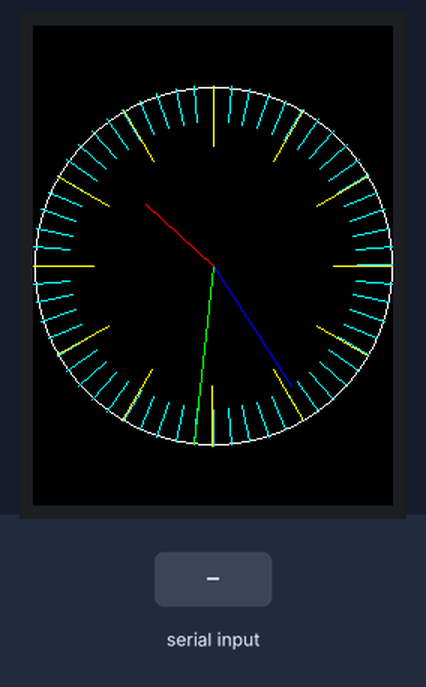
This sketch was run on a simulated Arduino Nano, built with avr-gcc and run on an emulated ATmega328P. Parts: 240×320 colour display. Wiring (inferred from the names in the program): DS1307 clock at I2C address 0x68. The test bench sets the inputs (shaded band). The local clock reads 2024-03-15 10:24:30 at power-on unless the sketch sets it; what the sketch prints to the serial monitor is not drawn.

Above: at 1.4 s.
1.5 s: byte 84 (84) received over Serial
At 2.8 s:
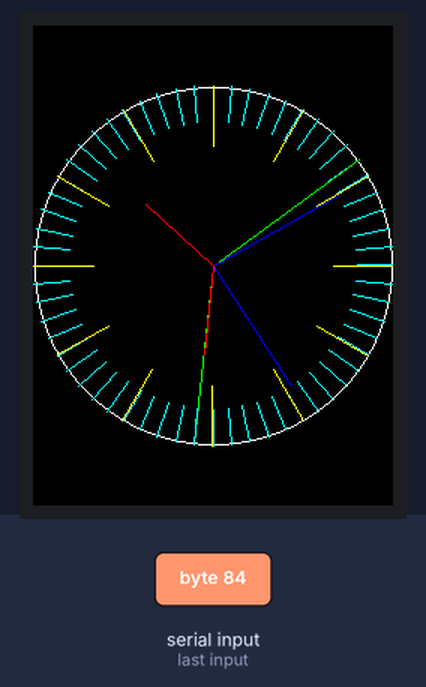
4.5 s: byte 116 (116) received over Serial
At 12.0 s:
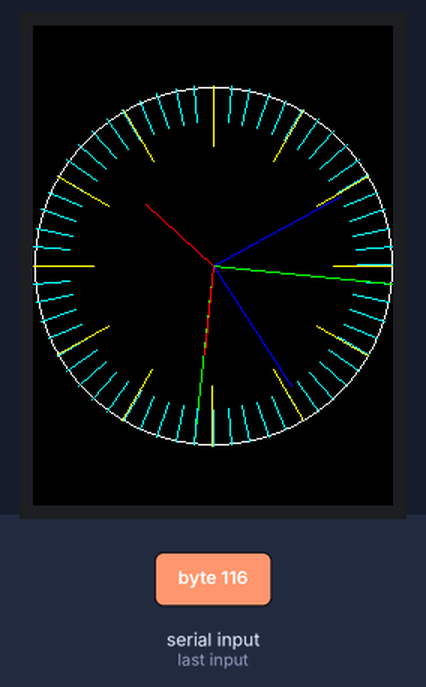
Timing chart, 0 to 13.2 s (numbered marks = the images above; inputs shaded):
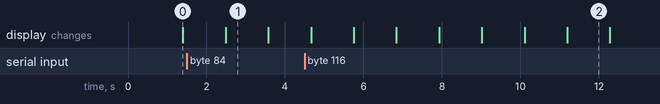

Measured:
- what the display in image 1 shows lasts 1.1 s, from 2.5 s to 3.6 s

The sketch:

horloge_analogique.ino
```cpp
// IMPORTANT: Adafruit_TFTLCD LIBRARY MUST BE SPECIFICALLY
// CONFIGURED FOR EITHER THE TFT SHIELD OR THE BREAKOUT BOARD.
// SEE RELEVANT COMMENTS IN Adafruit_TFTLCD.h FOR SETUP.
#include "Wire.h"
#include <math.h>
#include <Adafruit_GFX.h>    // Core graphics library
#include <Adafruit_TFTLCD.h> // Hardware-specific library
byte test;
int i;
int command = 0;       // This is the command char, in ascii form, sent from the serial port

#define DS1307_I2C_ADDRESS 0x68  // This is the I2C address
// Arduino version compatibility Pre-Compiler Directives
#if defined(ARDUINO) && ARDUINO >= 100   // Arduino v1.0 and newer
#define I2C_WRITE Wire.write
#define I2C_READ Wire.read
#else                                   // Arduino Prior to v1.0
#define I2C_WRITE Wire.send
#define I2C_READ Wire.receive
#endif

byte zero;

char  *Day[] = {
  "", "Lu", "Ma", "Me", "Je", "Ve", "Sa", "Di"
};
char  *Mon[] = {
  "", "Jan", "Fev", "Mar", "Avr", "Mai", "Jun", "Jul", "Aou", "Sep", "Oct", "Nov", "Dec"
};

// The control pins for the LCD can be assigned to any digital or
// analog pins...but we'll use the analog pins as this allows us to
// double up the pins with the touch screen (see the TFT paint example).
#define LCD_CS A3 // Chip Select goes to Analog 3
#define LCD_CD A2 // Command/Data goes to Analog 2
#define LCD_WR A1 // LCD Write goes to Analog 1
#define LCD_RD A0 // LCD Read goes to Analog 0

#define LCD_RESET A6 // Can alternately just connect to Arduino's reset pin

// Assign human-readable names to some common 16-bit color values:
#define	BLACK   0x0000
#define	BLUE    0x001F
#define	RED     0xF800
#define	GREEN   0x07E0
#define CYAN    0x07FF
#define MAGENTA 0xF81F
#define YELLOW  0xFFE0
#define WHITE   0xFFFF

float second, minute, hour, pSec, pMin, pHour;
byte dayOfWeek, dayOfMonth, month, year;
unsigned int x, y, w, h;
long color;

Adafruit_TFTLCD tft(LCD_CS, LCD_CD, LCD_WR, LCD_RD, LCD_RESET);
// If using the shield, all control and data lines are fixed, and
// a simpler declaration can optionally be used:
// Adafruit_TFTLCD tft;
void setup(void) {
  Wire.begin();
  Serial.begin(115200);
  Serial.println(F("TFT LCD test"));

#ifdef USE_ADAFRUIT_SHIELD_PINOUT
  Serial.println(F("Using Adafruit 2.4\" TFT Arduino Shield Pinout"));
#else
  Serial.println(F("Using Adafruit 2.4\" TFT Breakout Board Pinout"));
#endif

  Serial.print("TFT size is ");
  Serial.print(tft.width());
  Serial.print("x");
  Serial.println(tft.height());
  w = tft.width();
  h = tft.height();

  tft.reset();

  uint16_t identifier = tft.readID();

  if(identifier == 0x9325) {
    Serial.println(F("Found ILI9325 LCD driver"));
  }
  else if(identifier == 0x9328) {
    Serial.println(F("Found ILI9328 LCD driver"));
  }
  else if(identifier == 0x7575) {
    Serial.println(F("Found HX8347G LCD driver"));
  }
  else if(identifier == 0x9341) {
    Serial.println(F("Found ILI9341 LCD driver"));
  }
  else if(identifier == 0x8357) {
    Serial.println(F("Found HX8357D LCD driver"));
  }
  else {
    Serial.print(F("Unknown LCD driver chip: "));
    Serial.println(identifier, HEX);
    Serial.println(F("If using the Adafruit 2.8\" TFT Arduino shield, the line:"));
    Serial.println(F("  #define USE_ADAFRUIT_SHIELD_PINOUT"));
    Serial.println(F("should appear in the library header (Adafruit_TFT.h)."));
    Serial.println(F("If using the breakout board, it should NOT be #defined!"));
    Serial.println(F("Also if using the breakout, double-check that all wiring"));
    Serial.println(F("matches the tutorial."));
    return;
  }

  tft.begin(identifier);
  tft.setRotation(0);
  tft.fillScreen(BLACK);
}


void loop(void) {
  if (Serial.available()) {      // Look for char in serial que and process if found
    command = Serial.read();
    if (command == 84 || command == 116) {      //If command = "Tt" Set Date
      setDateDs1307();
      getDateDs1307();
      Serial.println(" ");
    }
    else if (command == 82 || command == 114) {      //If command = "Rr" Read Date ... BBR
      getDateDs1307();
      Serial.println(" ");
    }
    else if (command == 81 || command == 113) {      //If command = "Qq" RTC1307 Memory Functions
      delay(100);
      if (Serial.available()) {
        command = Serial.read();
        if (command == 49) {        //If command = "1" RTC1307 Initialize Memory - All Data will be set to
          // 255 (0xff).  Therefore 255 or 0 will be an invalid value.
          Wire.beginTransmission(DS1307_I2C_ADDRESS);   // 255 will be the init value and 0 will be considered
          // an error that occurs when the RTC is in Battery mode.
          I2C_WRITE(0x08); // Set the register pointer to be just past the date/time registers.
          for (i = 1; i <= 24; i++) {
            I2C_WRITE(0Xff);
            delay(10);
          }
          Wire.endTransmission();
          Wire.beginTransmission(DS1307_I2C_ADDRESS);
          I2C_WRITE(0x21); // Set the register pointer to 33 for second half of registers. Only 32 writes per connection allowed.
          for (i = 1; i <= 33; i++) {
            I2C_WRITE(0Xff);
            delay(10);
          }
          Wire.endTransmission();
          getDateDs1307();
          Serial.println(": RTC1307 Initialized Memory");
        }
        else if (command == 50) {      //If command = "2" RTC1307 Memory Dump
          getDateDs1307();
          Serial.println(": RTC 1307 Dump Begin");
          Wire.beginTransmission(DS1307_I2C_ADDRESS);
          I2C_WRITE(zero);
          Wire.endTransmission();
          Wire.requestFrom(DS1307_I2C_ADDRESS, 32);
          for (i = 0; i <= 31; i++) {  //Register 0-31 - only 32 registers allowed per I2C connection
            test = I2C_READ();
            Serial.print(i);
            Serial.print(": ");
            Serial.print(test, DEC);
            Serial.print(" : ");
            Serial.println(test, HEX);
          }
          Wire.beginTransmission(DS1307_I2C_ADDRESS);
          I2C_WRITE(0x20);
          Wire.endTransmission();
          Wire.requestFrom(DS1307_I2C_ADDRESS, 32);
          for (i = 32; i <= 63; i++) {         //Register 32-63 - only 32 registers allowed per I2C connection
            test = I2C_READ();
            Serial.print(i);
            Serial.print(": ");
            Serial.print(test, DEC);
            Serial.print(" : ");
            Serial.println(test, HEX);
          }
          Serial.println(" RTC1307 Dump end");
        }
      }
    }
    Serial.print("Command: ");
    Serial.println(command);     // Echo command CHAR in ascii that was sent

  }
  else {
    pSec = second;
    pMin = minute;
    pHour = hour;

    getDateDs1307();

    minute = (minute + (second / 60));
    hour = (hour + (minute / 60));

    tft.drawCircle(w/2, h/2, w/2.01, WHITE);

    tft.drawLine(w/2, h/2, (w/2)+((w/2)*sin(pSec*0.104717)),(h/2)+((w/2)*-cos(pSec*0.104717)), BLACK);
    tft.drawLine(w/2, h/2, (w/2)+((w/2.5)*sin(pMin*0.104717)),(h/2)+((w/2.5)*-cos(pMin*0.104717)), BLACK);
    tft.drawLine(w/2, h/2, (w/2)+((w/4)*sin(pHour*0.52359878)),(h/2)+((w/4)*-cos(pHour*0.52359878)), BLACK);

    for(int i=0; i<60; i++){
      tft.drawLine((w/2)+((w/2.5)*sin(i*0.104717)), (h/2)+((w/2.5)*-cos(i*0.104717)), (w/2)+((w/2)*sin(i*0.104717)),(h/2)+((w/2)*-cos(i*0.104717)), CYAN);
    }

    for(int i=0; i<12; i++){
      tft.drawLine((w/2)+((w/3)*sin(i*0.52359878)), (h/2)+((w/3)*-cos(i*0.52359878)), (w/2)+((w/2)*sin(i*0.52359878)),(h/2)+((w/2)*-cos(i*0.52359878)), YELLOW);
    }

    tft.drawLine(w/2, h/2, (w/2)+((w/2)*sin(second*0.104717)),(h/2)+((w/2)*-cos(second*0.104717)), GREEN);
    tft.drawLine(w/2, h/2, (w/2)+((w/2.5)*sin(minute*0.104717)),(h/2)+((w/2.5)*-cos(minute*0.104717)), BLUE);
    tft.drawLine(w/2, h/2, (w/2)+((w/4)*sin(hour*0.52359878)),(h/2)+((w/4)*-cos(hour*0.52359878)), RED);

    delay(1000);
  }

}


byte decToBcd(byte val)
{
  return ( (val / 10 * 16) + (val % 10) );
}

// Convert binary coded decimal to normal decimal numbers
byte bcdToDec(byte val)
{
  return ( (val / 16 * 10) + (val % 16) );
}

void setDateDs1307()
{

  second = (byte) ((Serial.read() - 48) * 10 + (Serial.read() - 48)); // Use of (byte) type casting and ascii math to achieve result.
  minute = (byte) ((Serial.read() - 48) * 10 +  (Serial.read() - 48));
  hour  = (byte) ((Serial.read() - 48) * 10 +  (Serial.read() - 48));
  dayOfWeek = (byte) (Serial.read() - 48);
  dayOfMonth = (byte) ((Serial.read() - 48) * 10 +  (Serial.read() - 48));
  month = (byte) ((Serial.read() - 48) * 10 +  (Serial.read() - 48));
  year = (byte) ((Serial.read() - 48) * 10 +  (Serial.read() - 48));
  Wire.beginTransmission(DS1307_I2C_ADDRESS);
  I2C_WRITE(zero);
  I2C_WRITE(decToBcd(second) & 0x7f);    // 0 to bit 7 starts the clock
  I2C_WRITE(decToBcd(minute));
  I2C_WRITE(decToBcd(hour));      // If you want 12 hour am/pm you need to set
  // bit 6 (also need to change readDateDs1307)
  I2C_WRITE(decToBcd(dayOfWeek));
  I2C_WRITE(decToBcd(dayOfMonth));
  I2C_WRITE(decToBcd(month));
  I2C_WRITE(decToBcd(year));
  Wire.endTransmission();
}

// Gets the date and time from the ds1307 and prints result
void getDateDs1307() {
  // Reset the register pointer
  Wire.beginTransmission(DS1307_I2C_ADDRESS);
  I2C_WRITE(zero);
  Wire.endTransmission();

  Wire.requestFrom(DS1307_I2C_ADDRESS, 7);

  // A few of these need masks because certain bits are control bits
  second     = bcdToDec(I2C_READ() & 0x7f);
  minute     = bcdToDec(I2C_READ());
  hour       = bcdToDec(I2C_READ() & 0x3f);  // Need to change this if 12 hour am/pm
  dayOfWeek  = bcdToDec(I2C_READ());
  dayOfMonth = bcdToDec(I2C_READ());
  month      = bcdToDec(I2C_READ());
  year       = bcdToDec(I2C_READ());


}
```
